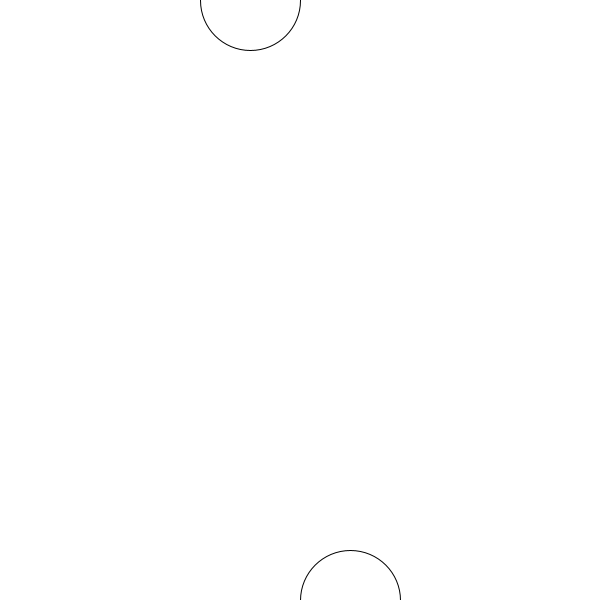
Frame 1 (no input)
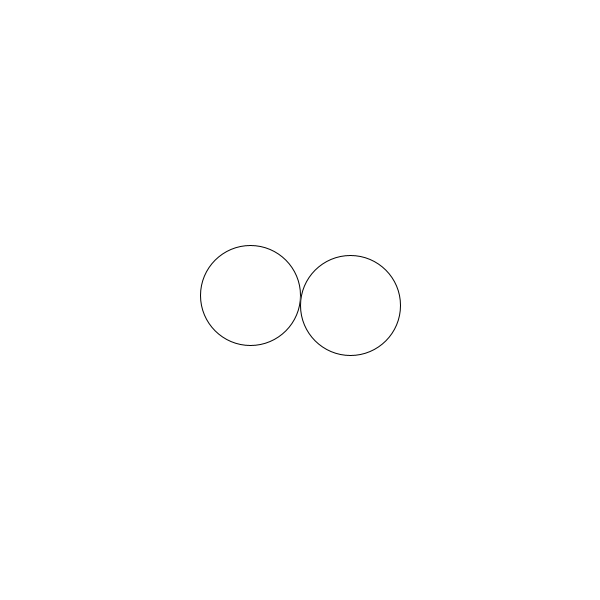
Frame 60 (the mouse pressed at the canvas centre just before this capture)
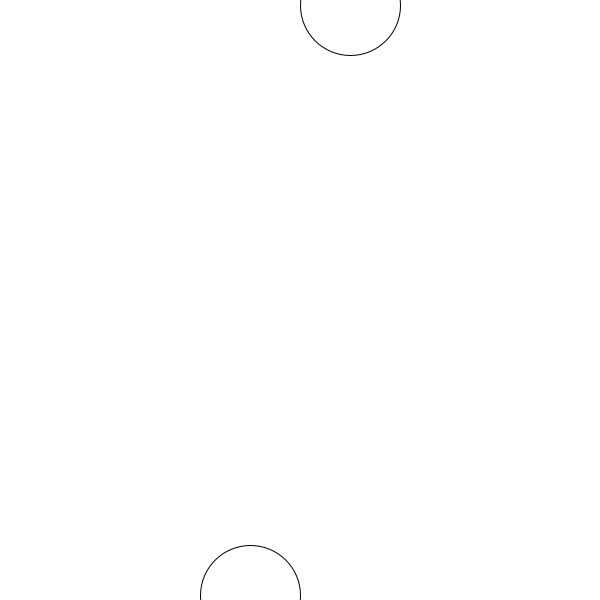
Frame 120 (the mouse held since frame 60 and released just before this capture)

The Processing sketch that drew these frames (run headless with seeded random() and noise(); from frame 60 on, the mouse is pressed at the canvas centre):

// Processing sketch: sketch_4
// ── sketch_4.pde
//gabriel

int x,y;

void setup(){
  size(600,600);
  x=0;
  y=600;
}
  
void draw(){
  background(255);
  ellipse(250,x,100,100);
  x=x+5;
  if(x>650){
    x=-50;
  }
  ellipse(350,y,100,100);
  y=y-5;
  if(y<-50){
    y=650;
  }
}
